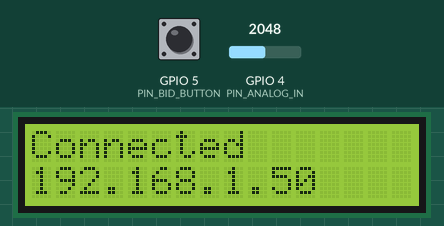
Recording of a sketch running on a simulated ESP32. Parts: 16×2 character LCD. Inputs (shaded band) come from the test bench; at power-on: GPIO 4 (PIN_ANALOG_IN) = 2048, GPIO 5 (PIN_BID_BUTTON) HIGH. WiFi joins after 1.5 s; servers stay silent unless stated; what the sketch prints to the serial monitor is not drawn.

Above: at 1.7 s.
At 4.8 s:
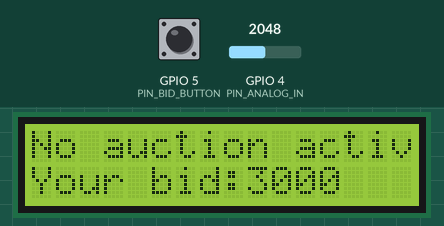
4.9 s: GPIO 4 (PIN_ANALOG_IN) set to 2866
At 5.8 s:
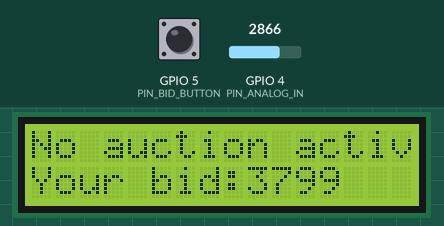
9.5 s: GPIO 4 (PIN_ANALOG_IN) set to 3603
At 10.2 s:
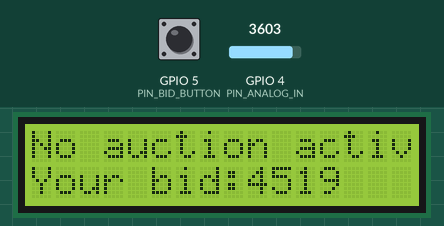
12.5 s: GPIO 4 (PIN_ANALOG_IN) set to 4095
At 14.0 s:
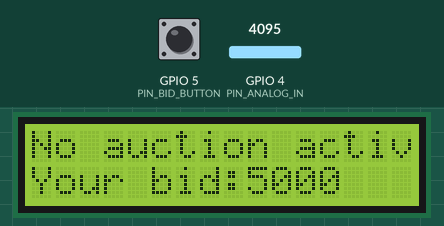
Timing chart, 0 to 15.0 s (numbered marks = the images above; inputs shaded):
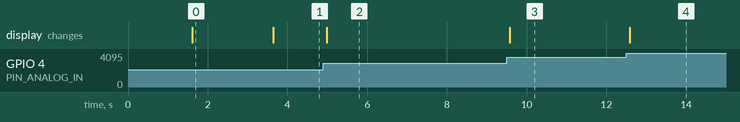

The sketch:

bidding_device_v2.ino
```cpp
#include <LiquidCrystal_I2C.h>
#include <Wire.h>
#include <WiFi.h>
#include <WebSocketsClient.h>
#include <ArduinoJson.h>

#define WIFI_SSID "input wifi name here"
#define WIFI_PASSWORD ""
#define WIFI_CHANNEL 6

#define API_HOST "api host ip address"
#define API_PORT 1111
#define API_PATH "websocket endpoint in api project"

#define SDA 13
#define SCL 14
#define PIN_ANALOG_IN 4
#define PIN_BID_BUTTON 5

LiquidCrystal_I2C lcd(0x27, 16, 2);
WebSocketsClient webSocket;

bool auctionActive = false;
int auctionItemId = 0;
String auctionItem = "";
int currentBid = 0;
int customerBid = 0;

void wiFiSetup(void);
void webSocketSetup(void);
void webSocketEvent(WStype_t type, uint8_t * payload, size_t length);
void handleServerMessage(uint8_t * payload);
void updateAuctionDisplay(void);
void updateCustomerBid(void);
void sendBid(void);
bool i2CAddrTest(uint8_t addr);

void setup() {
  Serial.begin(115200);

  Wire.begin(SDA, SCL);
  if (!i2CAddrTest(0x27)) {
    lcd = LiquidCrystal_I2C(0x3, 16, 2);
  }
  lcd.init();
  lcd.backlight();

  lcd.clear();
  lcd.setCursor(0, 0);
  lcd.print("Starting...");

  pinMode(PIN_BID_BUTTON, INPUT_PULLUP);

  wiFiSetup();
  webSocketSetup();

  lcd.clear();
  lcd.setCursor(0, 0);
  lcd.print("Connected");
  lcd.setCursor(0, 1);
  lcd.print(WiFi.localIP());

  delay(2000);

  lcd.clear();
}

void loop() {
  webSocket.loop();
  updateCustomerBid();
  updateAuctionDisplay();

  if (digitalRead(PIN_BID_BUTTON) == 0) {
    sendBid();
    delay(300);
  }

  delay(50);
}

void wiFiSetup(void) {
  WiFi.begin(WIFI_SSID, WIFI_PASSWORD, WIFI_CHANNEL);

  Serial.print("Connecting to WiFi: ");
  Serial.print(WIFI_SSID);

  // wait for connection
  while (WiFi.status() != WL_CONNECTED) {
    delay(100);
    Serial.print(".");
  }
  Serial.println(" Connected");
  Serial.print("IP-address: ");
  Serial.print(WiFi.localIP());
}

void webSocketSetup(void) {
  Serial.println("Connectiong to WebSocket server...");

  webSocket.begin(API_HOST, API_PORT, API_PATH);

  webSocket.onEvent(webSocketEvent);

  // attempt reconnect every 5 seconds
  webSocket.setReconnectInterval(5000);
}

void webSocketEvent(WStype_t type, uint8_t * payload, size_t length) {
  switch (type) {
  case WStype_CONNECTED:
    Serial.println("WebSocket connected!");
    // Tell server that this is an ESP32
    webSocket.sendTXT("{\"type\":\"register\",\"client\":\"esp32\"}");
    break;

  case WStype_DISCONNECTED:
    Serial.println("WebSocket disconnected");
    break;

  case WStype_TEXT:
    Serial.print("Received from server: ");
    Serial.println((char * ) payload);
    handleServerMessage(payload);
    break;

  default:
    break;
  }
}

void handleServerMessage(uint8_t * payload) {
  JsonDocument doc;
  DeserializationError error = deserializeJson(doc, payload);

  if (error) {
    Serial.print("JSON error: ");
    Serial.println(error.c_str());
    return;
  }

  const char * type = doc["type"];

  if (type == nullptr) {
    Serial.println("Message has no type");
    return;
  }

  if (strcmp(type, "auctionStarted") == 0) {
    auctionActive = true;
    auctionItemId = doc["type"] | 0;
    auctionItem = doc["itemName"].as < String > ();
    currentBid = doc["currentBid"] | 0;

    Serial.println();
    Serial.println(" === Auction Started === ");

    Serial.print("Item ID: ");
    Serial.println(auctionItemId);
    Serial.print("Item: ");
    Serial.println(auctionItem);
    Serial.print("Starting bid: ");
    Serial.println(currentBid);
    Serial.println();
  } else if (strcmp(type, "bidUpdated") == 0) {
    currentBid = doc["currentBid"] | currentBid;
    Serial.print("Current bid updated: ");
    Serial.println(currentBid);
  } else if (strcmp(type, "auctionEnded") == 0) {
    auctionActive = false;
    Serial.println();
    Serial.println("=== AUCTION ENDED ===");
    Serial.println();
  } else {
    Serial.println("Unknown message type: ");
    Serial.println(type);
  }
}

void updateAuctionDisplay(void) {
  lcd.setCursor(0, 0);
  if (auctionActive) {
    lcd.print("Cur bid:");
    lcd.print(currentBid);
  } else {
    lcd.print("No auction active");
  }
}

void updateCustomerBid(void) {
  int potValue = analogRead(PIN_ANALOG_IN);

  //Serial.print("Pot val: ");
  //Serial.print(potValue);
  //Serial.print("\n");

  int customerBid = map(potValue, 0, 4095, 1000, 5000);

  lcd.setCursor(0, 1);
  lcd.print("Your bid:");
  lcd.print(customerBid);
}

void sendBid(void) {
  // don't submit bids if no auction is active
  if (!auctionActive) {
    Serial.println("Cannot bid: no auction active");
    return;
  }

  // make sure websocket is connected
  if (!webSocket.isConnected()) {
    Serial.println("Cannot bid: WebSocket disconnected");
    return;
  }

  // create json
  JsonDocument doc;
  doc["type"] = "placeBid";
  doc["amount"] = customerBid;

  // serialize json
  String message;
  serializeJson(doc, message);

  // send
  webSocket.sendTXT(message);

  Serial.print("Bid sent: ");
  Serial.print(customerBid);
}

bool i2CAddrTest(uint8_t addr) {
  Wire.beginTransmission(addr);
  if (Wire.endTransmission() == 0) {
    return true;
  }
  return false;
}
```

Measured:
- after the input at 4.9 s, the display: changes after 0.08 s (image 2)
- after the input at 9.5 s, the display: changes after 0.08 s (image 3)
- after the input at 12.5 s, the display: changes after 0.09 s (image 4)
- what the display in image 0 shows lasts 2.0 s, from 1.6 s to 3.6 s
